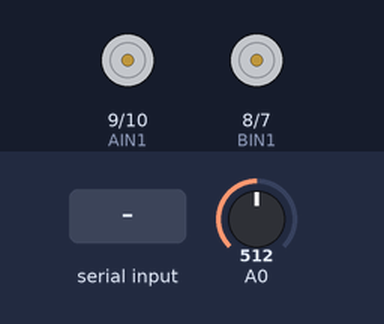
The sketch below on a simulated Arduino Uno, built with avr-gcc and run on an emulated ATmega328P. Shown: motor-driver pin pairs drawn as motors (green arrow = first pin HIGH = forward, orange = second pin HIGH = backward, longer = more drive, scaled by the enable pin). Inputs (shaded band) come from the test bench; at power-on: A0 = 512. What the sketch prints to the serial monitor is not drawn.

Above: at 1.2 s.
1.3 s: "f" received over Serial
At 1.7 s:
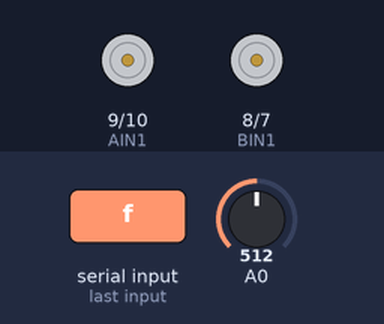
2.8 s: "b" received over Serial
At 4.0 s:
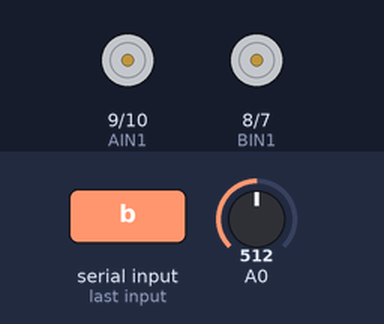
4.3 s: "g" received over Serial
At 5.2 s:
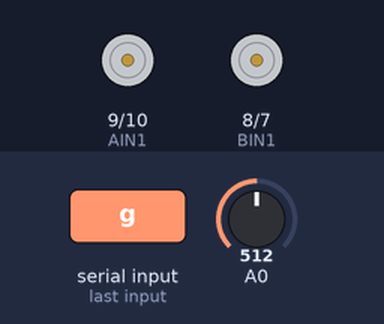
5.8 s: "n" received over Serial
At 6.3 s:
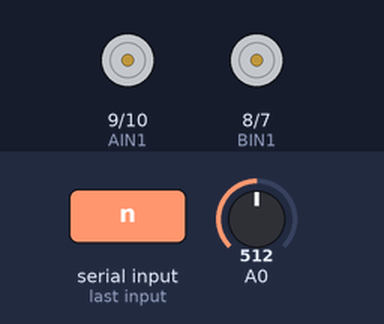
7.3 s: "f" received over Serial
At 8.5 s:
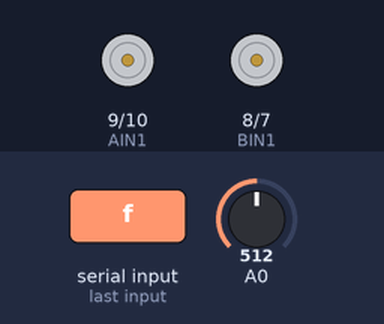
8.8 s: "b" received over Serial
At 9.8 s:
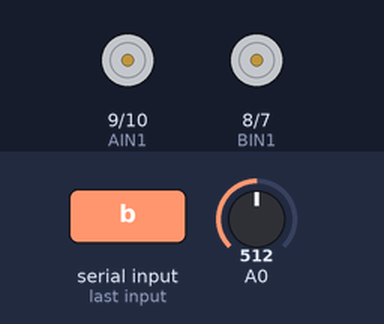
Timing chart, 0 to 11.3 s (numbered marks = the images above; inputs shaded):
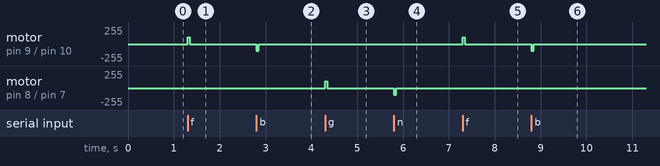

The sketch:

arduino_slip_renderer_v1.ino
```cpp
#define PWMA 11 // PWM pin for motor
#define AIN1 9 // direction pin 1
#define AIN2 10 // direction pin 2

#define PWMB 6 // PWM pin for motor
#define BIN1 8 // direction pin 1
#define BIN2 7 // direction pin 2

int pwmsig   = 100;  // PWM duty cycle (out of 255)
float motorCurr = 0;
float voltage   = 0;

void setup() {
  Serial.begin(115200);

  // set motor pins to output
  pinMode(PWMA, OUTPUT);
  pinMode(AIN1, OUTPUT);
  pinMode(AIN2, OUTPUT);
  pinMode(PWMB, OUTPUT);
  pinMode(BIN1, OUTPUT);
  pinMode(BIN2, OUTPUT);

  // Ensure motor is off at startup
  digitalWrite(AIN1, LOW);
  digitalWrite(AIN2, LOW);
  analogWrite(PWMA, 0);
  digitalWrite(BIN1, LOW);
  digitalWrite(BIN2, LOW);
  analogWrite(PWMB, 0);
}

void loop() {
  // If there is serial data, read one character
  if (Serial.available() > 0) {
    char command = Serial.read();

    if (command == 'f') {
      // Spin forward for 500 ms
      digitalWrite(AIN1, HIGH);
      digitalWrite(AIN2, LOW);
      analogWrite(PWMA, pwmsig);
      delay(50);
      analogWrite(PWMA, 0);
    }
    else if (command == 'b') {
      // Spin backward for 500 ms
      digitalWrite(AIN1, LOW);
      digitalWrite(AIN2, HIGH);
      analogWrite(PWMA, pwmsig);
      delay(50);
      analogWrite(PWMA, 0);
    }
    else if (command == 'g') {
      // Spin backward for 500 ms
      digitalWrite(BIN1, HIGH);
      digitalWrite(BIN2, LOW);
      analogWrite(PWMB, pwmsig);
      delay(50);
      analogWrite(PWMB, 0);
    }
    else if (command == 'n') {
      // Spin backward for 500 ms
      digitalWrite(BIN1, LOW);
      digitalWrite(BIN2, HIGH);
      analogWrite(PWMB, pwmsig);
      delay(50);
      analogWrite(PWMB, 0);
    }
  }

  // Measure and print motor current (via analogRead on A0)
  motorCurr = analogRead(A0);
  voltage   = motorCurr * (5.0 / 1024.0);
  Serial.println(voltage);
}
```

Measured:
- after the input at 1.3 s, motor on pin 9 (AIN1) / pin 10 (AIN2): stopped → forward 100/255 at once, → stopped 0.05 s later
- after the input at 2.8 s, motor on pin 9 (AIN1) / pin 10 (AIN2): stopped → backward 100/255 at once, → stopped 0.05 s later
- after the input at 4.3 s, motor on pin 8 (BIN1) / pin 7 (BIN2): stopped → forward 100/255 at once, → stopped 0.05 s later
- after the input at 5.8 s, motor on pin 8 (BIN1) / pin 7 (BIN2): stopped → backward 100/255 at once, → stopped 0.05 s later
- after the input at 7.3 s, motor on pin 9 (AIN1) / pin 10 (AIN2): stopped → forward 100/255 at once, → stopped 0.05 s later
- after the input at 8.8 s, motor on pin 9 (AIN1) / pin 10 (AIN2): stopped → backward 100/255 at once, → stopped 0.05 s later
